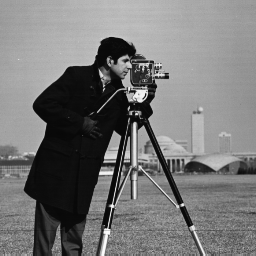
#> input picture DIP_EXP(1 to 10)/cameraman.tif, 256 x 256 px
$ python exp-02.py
#> lines starting #> are read from the running program, lines starting #| are printed output that depends on the picture
import cv2
import numpy as np
import skimage.io as io
import skimage.exposure as ex
import matplotlib.pyplot as plt
from skimage import color

# Grayscale image
img1 = io.imread('cameraman.tif')
#> img1 is the input picture: shape (256, 256); min 7, max 253, mean 118.7
eq_img1 = cv2.equalizeHist(img1)

plt.figure(figsize=(15, 5))

plt.subplot(1, 3, 1)
plt.imshow(img1, cmap='gray')
plt.title('Grayscale Image')
plt.subplot(1, 3, 2)
plt.hist(img1.flatten(), bins=256)
plt.title('Histogram')
plt.subplot(1, 3, 3)
plt.hist(eq_img1.flatten(), bins=256)
plt.title('Equalized Histogram')
plt.tight_layout()
plt.show()
#> figure, not shown here; panel 2: tallest bar 1685 high, from x = 13.73 to 14.69; panel 3: tallest bar 1685 high, from x = 34.86 to 35.86

# RGB image
img2 = io.imread('color.tiff')
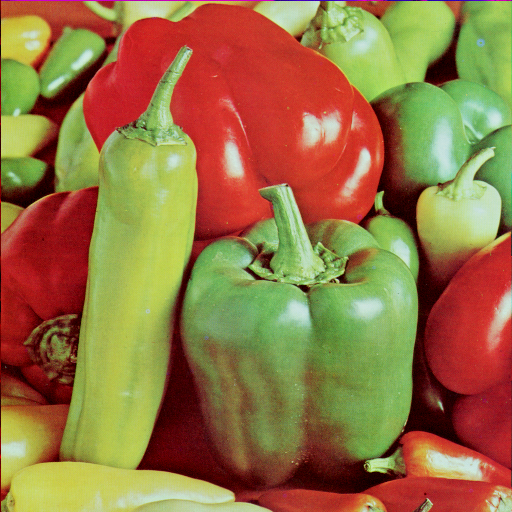
#> input picture DIP_EXP(1 to 10)/color.tiff, 512 x 512 px
#> img2 is the input picture: shape (512, 512, 3); mean R, G, B 149.8, 115.6, 66.5
# Separate RGB channels
r_channel = img2[:, :, 0]
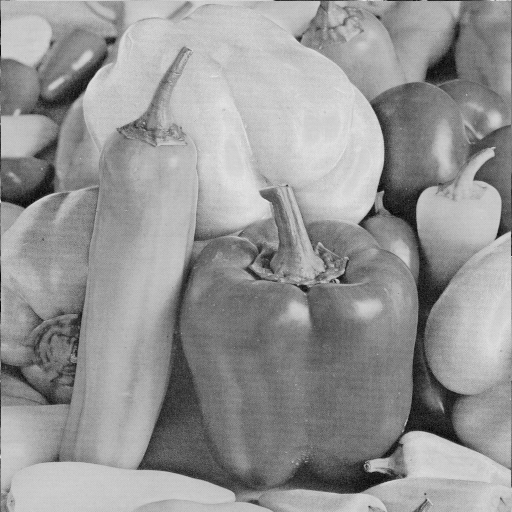
#> r_channel: shape (512, 512); min 0, max 231, mean 149.8
g_channel = img2[:, :, 1]
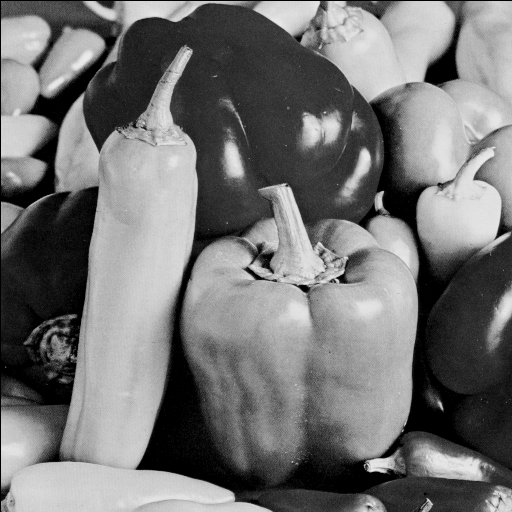
#> g_channel: shape (512, 512); min 0, max 237, mean 115.6
b_channel = img2[:, :, 2]
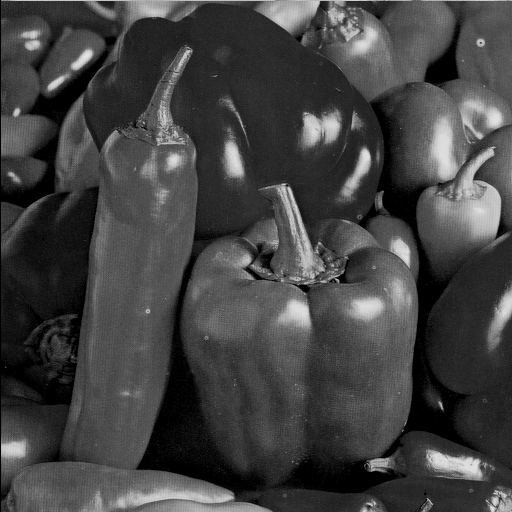
#> b_channel: shape (512, 512); min 0, max 229, mean 66.5

plt.figure(figsize=(20, 5))
plt.subplot(1, 5, 1)
plt.imshow(img2)
plt.title('RGB Image')
plt.subplot(1, 5, 2)
plt.hist(r_channel.flatten(), bins=256, color='red')
plt.title("R Channel Histogram")
plt.subplot(1, 5, 3)
plt.hist(g_channel.flatten(), bins=256, color='green')
plt.title("G Channel Histogram")
plt.subplot(1, 5, 4)
plt.hist(b_channel.flatten(), bins=256, color='blue')
plt.title("B Channel Histogram")

# Histogram equalization of the RGB image
Ihsv = color.rgb2hsv(img2)
#> Ihsv: shape (512, 512, 3) float64; mean of channels 0, 1, 2 0.25, 0.637, 0.65
V = ex.equalize_hist(Ihsv[:, :, 2])
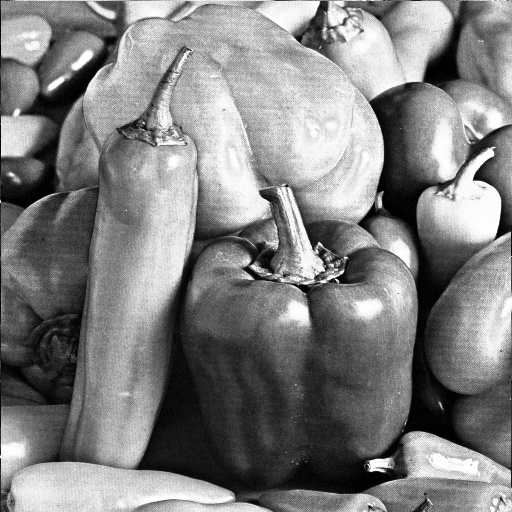
#> V: shape (512, 512) float64; min 3.81e-06, max 1, mean 0.504
Ihsv[:, :, 2] = V
#> Ihsv: shape (512, 512, 3) float64; mean of channels 0, 1, 2 0.25, 0.637, 0.504
eq_img2 = color.hsv2rgb(Ihsv)
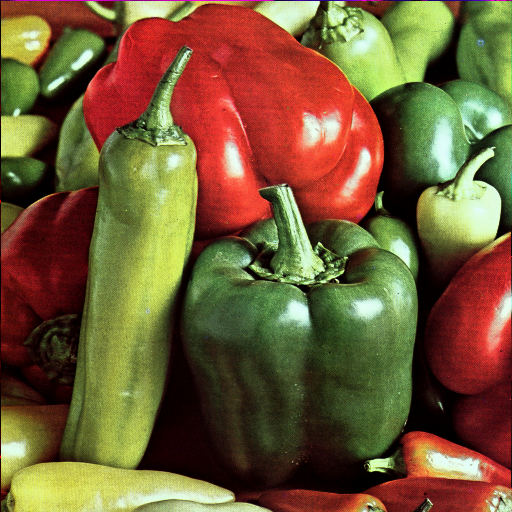
#> eq_img2: shape (512, 512, 3) float64; mean R, G, B 0.455, 0.362, 0.214

plt.subplot(1, 5, 5)
plt.hist(eq_img2.flatten(), bins=256)
plt.title('Equalized Histogram')
plt.tight_layout()
plt.show()
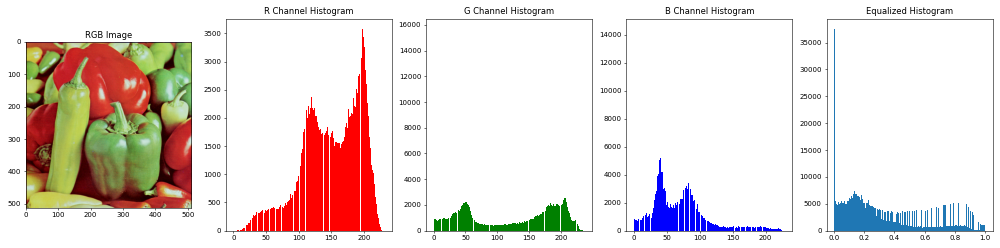
#> figure drawn by matplotlib, 5 panels; panel 2: tallest bar 3583 high, from x = 197.6 to 198.5; panel 3: tallest bar 15694 high, from x = 0 to 0.926; panel 4: tallest bar 14430 high, from x = 0 to 0.895; panel 5: tallest bar 37583 high, from x = 0 to 0.00391
